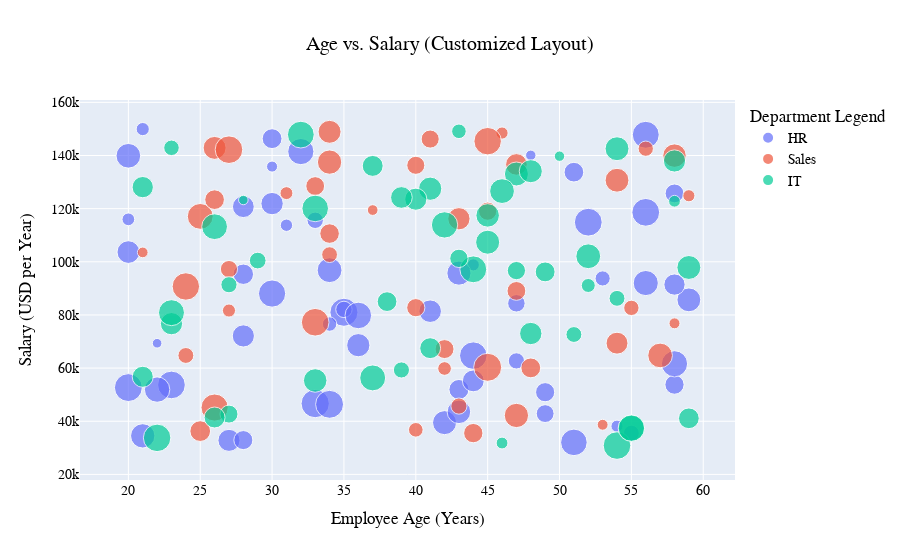

Source (notebook cell):
### Markdown cell above
# 7. ADVANCED LAYOUT CUSTOMIZATION
We'll customize the layout of our 2D scatter plot to demonstrate
how to modify titles, legends, axes, and more using Plotly.

### Code cell
fig_custom_layout = px.scatter(
    df,
    x="Age",
    y="Salary",
    color="Department",
    size="PerformanceScore",
    title="Advanced Layout Customization: Age vs. Salary",
)

# Update various layout elements
fig_custom_layout.update_layout(
    title=dict(
        text="Age vs. Salary (Customized Layout)", x=0.5, xanchor="center"  # Center the chart title
    ),
    xaxis_title="Employee Age (Years)",
    yaxis_title="Salary (USD per Year)",
    legend_title_text="Department Legend",
    font=dict(family="Arial, Helvetica, sans-serif", size=14, color="black"),
)

fig_custom_layout.show()

### Figure 1 — Plotly figure (JSON) as saved in the notebook; plotly's stock layout.template omitted (floating-point values rounded to 4 significant figures)
{"data": [{"hovertemplate": "Department=HR<br>Age=%{x}<br>Salary=%{y}<br>PerformanceScore=%{marker.size}<extra></extra>", "legendgroup": "HR", "marker": {"color": "#636efa", "size": [4.59, 7.7, 7.2, 1.52, 9.24, 4.98, 3.16, 6.91, 1.83, 3.8, 9.82, 2.58, 1.15, 7.87, 5.18, 9.54, 3.35, 6.73, 7.09, 2.16, 2.86, 3.35, 7.24, 9.43, 1.35, 9.71, 5.93, 6.12, 7.58, 6.22, 8.8, 6.06, 4.4, 4.51, 1.9, 9.63, 9.61, 1.83, 6.42, 8.03, 2.02, 9.96, 5.91, 9.72, 8.53, 8.8, 8.55, 4.83, 4.57, 9.03, 5.62, 6.33, 7.37, 3.97, 4.91, 3.28], "sizemode": "area", "sizeref": 0.0249, "symbol": "circle"}, "mode": "markers", "name": "HR", "orientation": "v", "showlegend": true, "type": "scatter", "x": [58, 34, 42, 30, 30, 43, 55, 43, 44, 47, 35, 34, 22, 56, 28, 23, 33, 36, 59, 21, 53, 35, 43, 44, 48, 20, 44, 28, 20, 30, 36, 27, 58, 28, 31, 52, 56, 54, 20, 22, 20, 33, 28, 34, 32, 51, 58, 51, 49, 56, 58, 41, 21, 49, 30, 47], "xaxis": "x", "y": [53776, 96842, 39474, 135830, 88053, 51959, 35530, 43545, 98840, 84384, 81005, 76576, 69353, 92003, 95318, 53664, 115616, 68623, 85680, 149937, 93734, 82083, 95733, 64698, 140078, 52671, 55184, 72107, 139893, 121906, 79811, 32811, 125742, 32911, 113763, 114896, 118614, 38155, 103656, 51918, 115981, 46646, 120735, 46371, 141472, 32049, 61616, 133727, 50932, 147796, 91434, 81407, 34499, 42874, 146336, 62711], "yaxis": "y"}, {"hovertemplate": "Department=Sales<br>Age=%{x}<br>Salary=%{y}<br>PerformanceScore=%{marker.size}<extra></extra>", "legendgroup": "Sales", "marker": {"color": "#EF553B", "size": [4.9, 2.66, 1.84, 7.57, 1.43, 2.08, 4.08, 1.85, 4.12, 6.85, 1.43, 9.4, 6.54, 9.5, 8.3, 2.93, 4.4, 6.56, 4.47, 4.07, 4.14, 4.76, 4.81, 6.18, 2.15, 3.25, 3.14, 5.81, 3.68, 1.48, 7.09, 5.98, 2.91, 9.52, 9.38, 9.77, 1.5, 7.35, 2.32, 3.1, 9.17, 5.34, 4.4, 7.35, 4.65], "sizemode": "area", "sizeref": 0.0249, "symbol": "circle"}, "mode": "markers", "name": "Sales", "orientation": "v", "showlegend": true, "type": "scatter", "x": [48, 40, 59, 57, 21, 31, 41, 46, 40, 58, 37, 45, 26, 27, 25, 55, 33, 34, 42, 40, 45, 34, 26, 43, 27, 43, 24, 47, 27, 53, 54, 54, 56, 33, 24, 45, 58, 34, 42, 34, 26, 25, 47, 47, 44], "xaxis": "x", "y": [60080, 36776, 124856, 64766, 103530, 125839, 146183, 148451, 82733, 139953, 119474, 145386, 142859, 142181, 117092, 82662, 128506, 148906, 67157, 136308, 119045, 110623, 123384, 116202, 81663, 45708, 64754, 136642, 97270, 38680, 130689, 69384, 142561, 77254, 90713, 60306, 76843, 137512, 59855, 102694, 45151, 36295, 89040, 42183, 35539], "yaxis": "y"}, {"hovertemplate": "Department=IT<br>Age=%{x}<br>Salary=%{y}<br>PerformanceScore=%{marker.size}<extra></extra>", "legendgroup": "IT", "marker": {"color": "#00cc96", "size": [3.26, 1.73, 4.85, 2.65, 9.41, 6.74, 5.65, 4.92, 6.09, 2.43, 8.26, 8.98, 1.14, 5.51, 5.85, 7.16, 9.5, 8.8, 8.21, 6.16, 8.39, 6.63, 8.38, 6.86, 3.47, 1.35, 4.03, 6.9, 7.13, 5.46, 3.15, 7.12, 7.66, 5.47, 8.62, 4.19, 5.34, 5.44, 1.75, 7.63, 7.19, 3, 6.23, 8.77, 8.92, 3.13, 4.15, 3.24, 6.14], "sizemode": "area", "sizeref": 0.0249, "symbol": "circle"}, "mode": "markers", "name": "IT", "orientation": "v", "showlegend": true, "type": "scatter", "x": [27, 58, 38, 43, 22, 41, 21, 49, 40, 52, 26, 44, 28, 21, 39, 47, 54, 33, 55, 23, 23, 48, 37, 45, 29, 50, 27, 33, 59, 37, 54, 54, 52, 26, 42, 43, 59, 41, 46, 46, 45, 23, 48, 55, 32, 51, 47, 39, 58], "xaxis": "x", "y": [91373, 122787, 85016, 149101, 33748, 127504, 128098, 96199, 123557, 91087, 113211, 97172, 123264, 56736, 124209, 133041, 30854, 120084, 37392, 76717, 80859, 134095, 56309, 117455, 100467, 139751, 42688, 55342, 97863, 136081, 86250, 142547, 102082, 41411, 113879, 101295, 41111, 67504, 31802, 126601, 107371, 142893, 73016, 37400, 147858, 72642, 96690, 59299, 137941], "yaxis": "y"}], "layout": {"font": {"color": "black", "family": "Arial, Helvetica, sans-serif", "size": 14}, "legend": {"itemsizing": "constant", "title": {"text": "Department Legend"}, "tracegroupgap": 0}, "title": {"text": "Age vs. Salary (Customized Layout)", "x": 0.5, "xanchor": "center"}, "xaxis": {"anchor": "y", "domain": [0, 1], "title": {"text": "Employee Age (Years)"}}, "yaxis": {"anchor": "x", "domain": [0, 1], "title": {"text": "Salary (USD per Year)"}}}}
